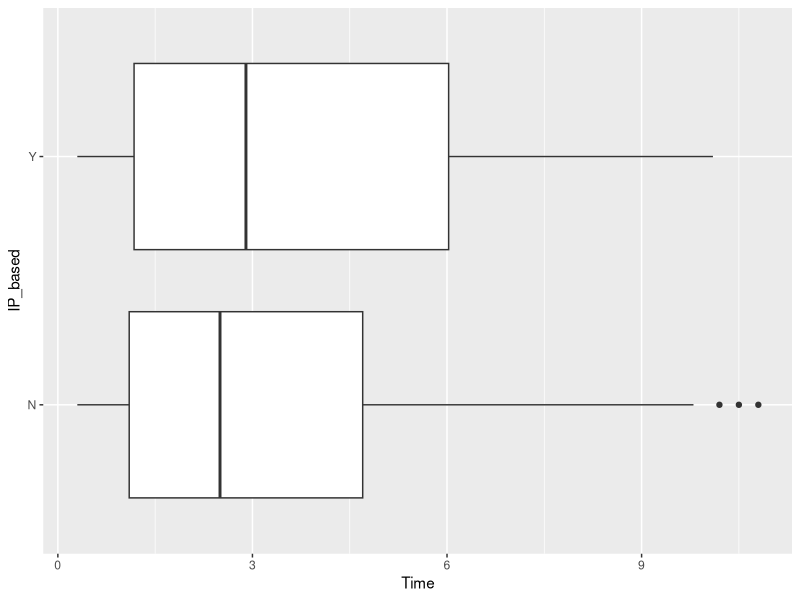
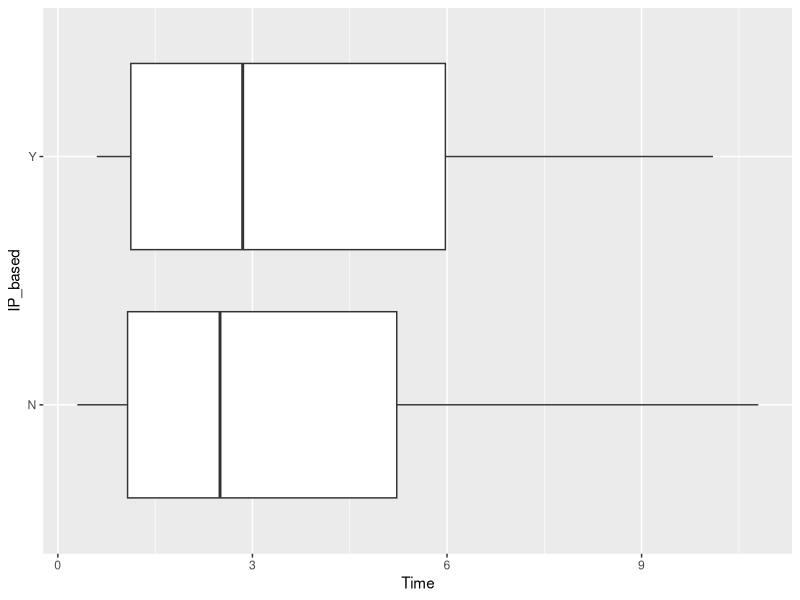
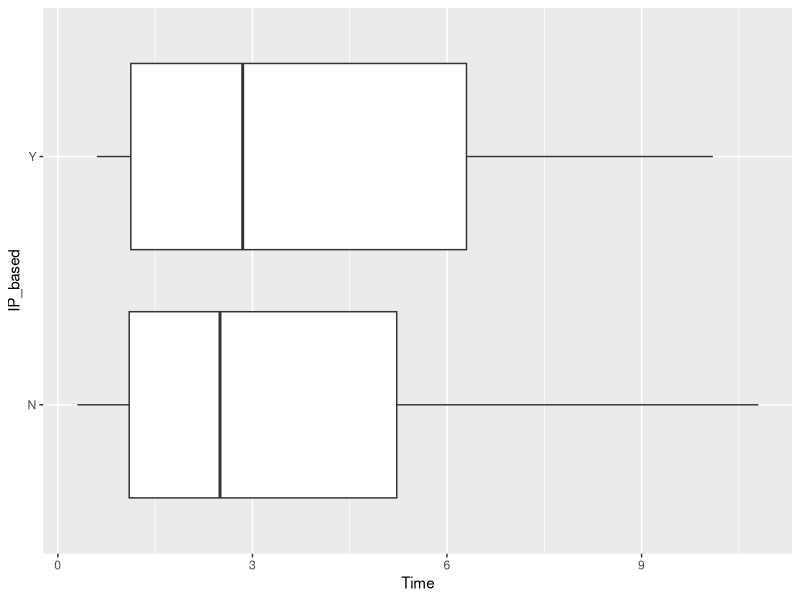
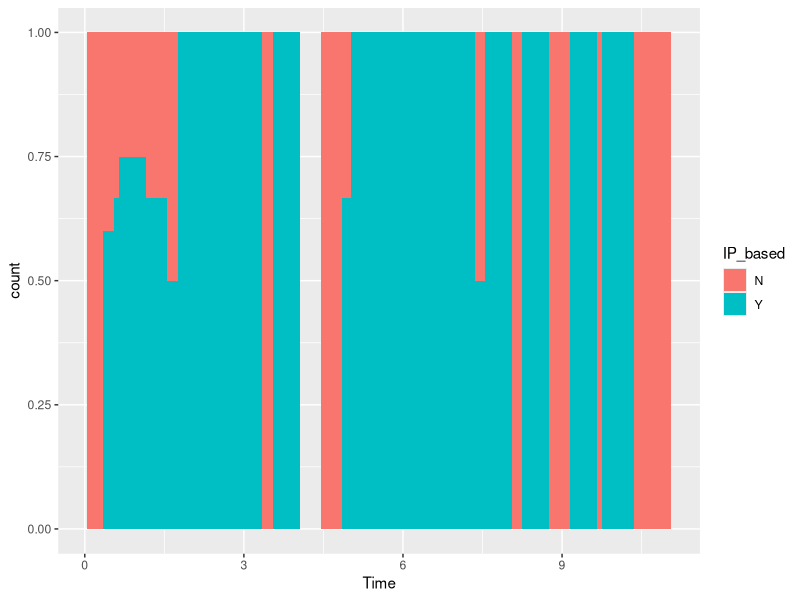

Source code (R) for these figures, in order:
## ---- chunk 1
#make sure code chunk is rendered with code
knitr::opts_chunk$set(echo = TRUE, comment = "")
## ---- chunk 2
library(tidyverse)
library(patchwork)
library(dplyr)

Gacha <- read.csv("Gacha Database - 2024.csv", stringsAsFactors=T) 

## ---- chunk 3
Gacha <- as.data.frame(Gacha)
Gacha$Time <- as.numeric(Gacha$Time)

og <- (ggplot(Gacha, aes(x=Time, y=IP_based)) + geom_boxplot()) 
og  

#Find the mean of the Time  
df <- Gacha %>%
  group_by(IP_based) %>%
  summarise (Standard = sd(Time), Time = mean(Time)) %>%
  #sd(Time) must be placed before mean(Time) or it will use the sd(Time) instead
  ungroup()

df %>% dplyr::select(IP_based, Time, Standard)
## ---- chunk 4
df_average <- Gacha %>%
              group_by(Title) %>%
              summarise (Time = mean(Time),
                         IP_based = unique (IP_based)) %>%
              ungroup()
average_plot <- ggplot(df_average, aes(x=Time, y=IP_based)) + geom_boxplot()
average_plot

df <- df_average %>%
  group_by(IP_based) %>%
  summarise (Standard = sd(Time), Time = mean(Time)) %>%
  ungroup()
df %>% dplyr::select(IP_based, Time, Standard)

## ---- chunk 5
df_max <- Gacha %>%
              group_by(Title) %>%
              summarise (Time = max(Time),
                         IP_based = unique (IP_based)) %>%
              ungroup()
max_plot <- ggplot(df_max, aes(x=Time, y=IP_based)) + geom_boxplot() 
max_plot

df <- df_max %>%
  group_by(IP_based) %>%
  summarise (Standard = sd(Time), Time = mean(Time)) %>%
  ungroup()
df %>% dplyr::select(IP_based, Time, Standard)
## ---- chunk 6
ggplot(df_average,aes(x = Time,fill = IP_based)) + 
    geom_bar(width = 0.5, position = "fill")
